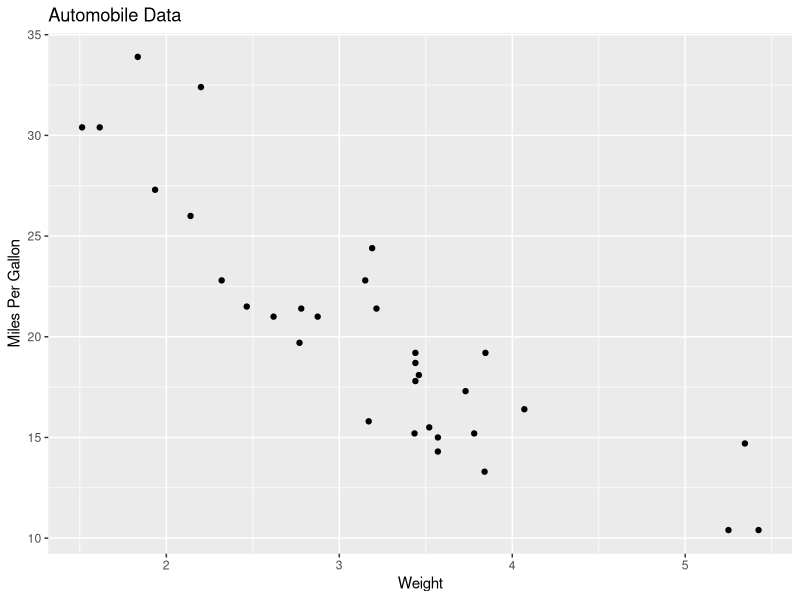
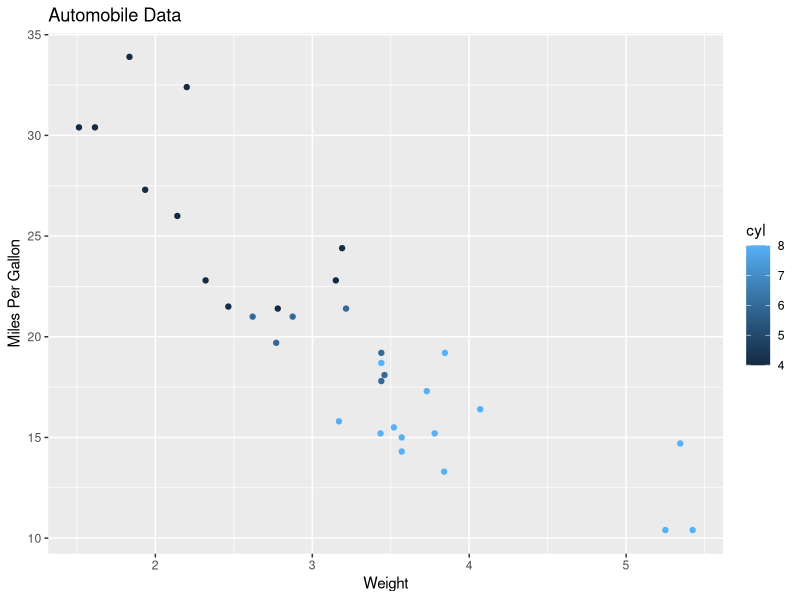
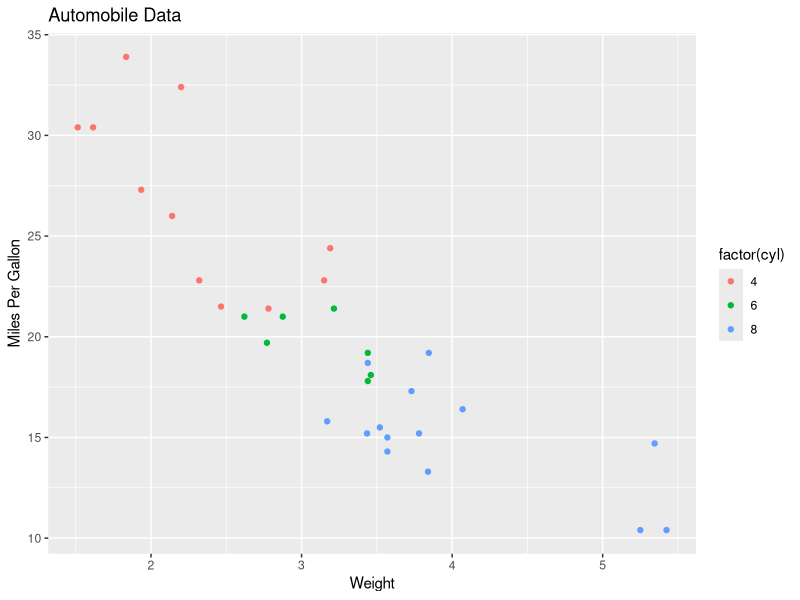
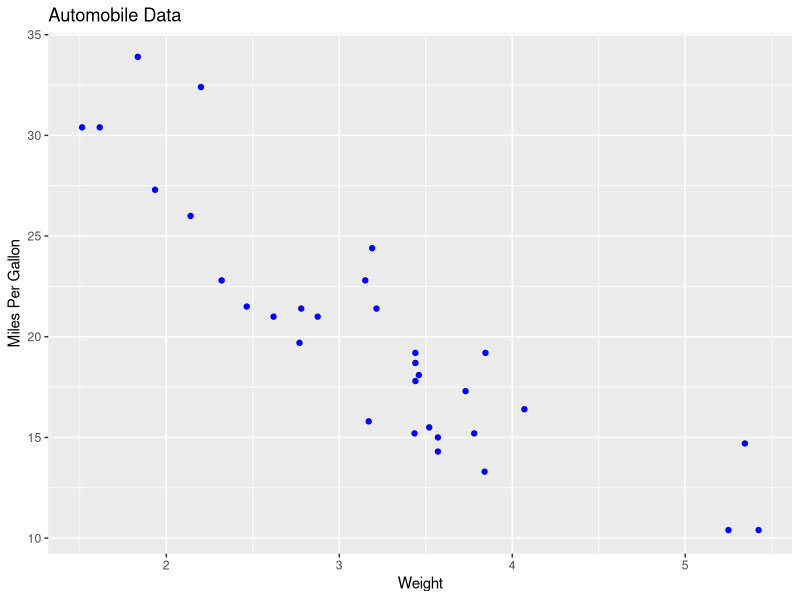
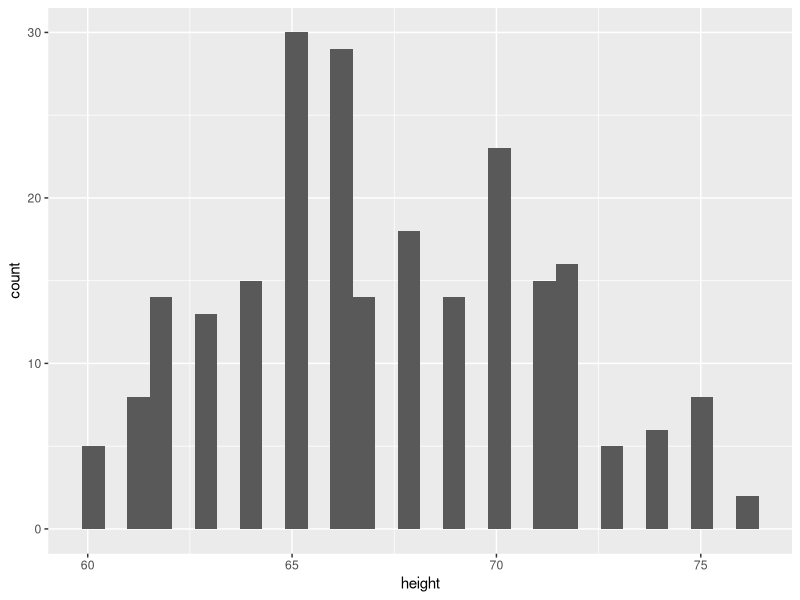
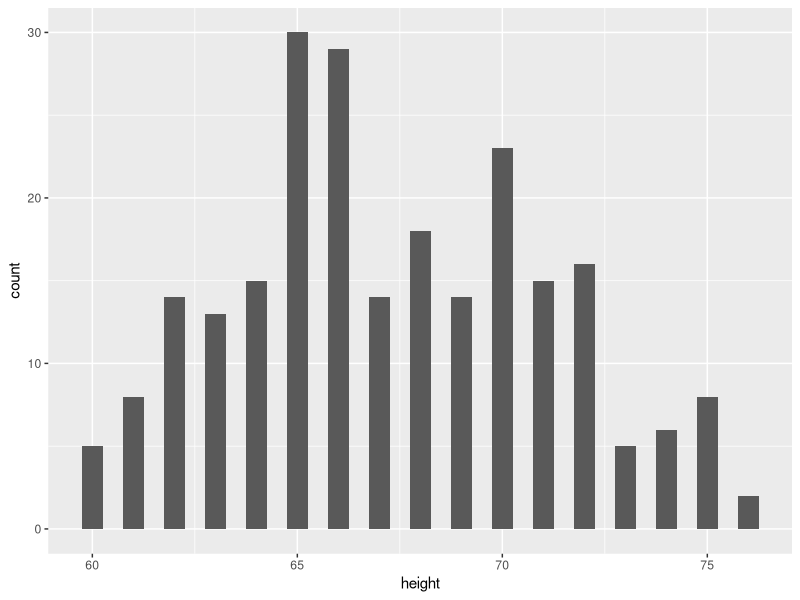
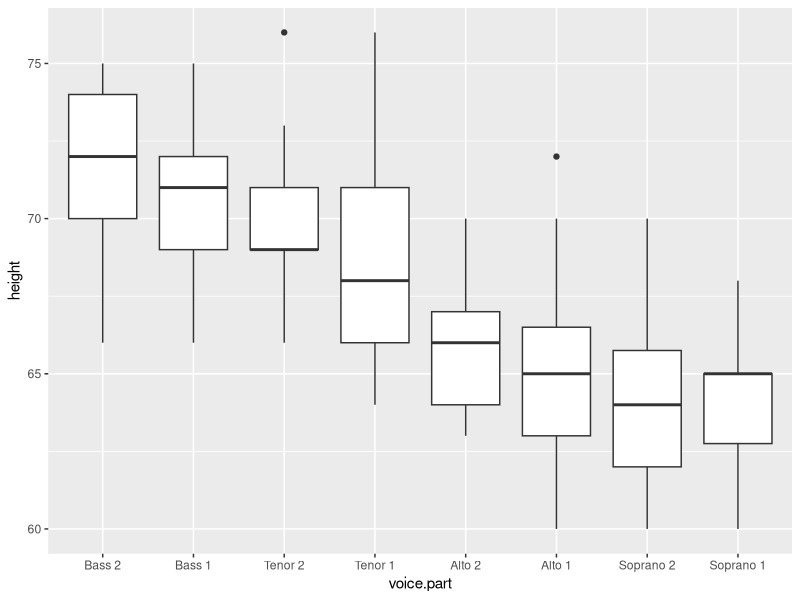

Reproduce these figures in R, in order. (Note: this script raises an error after producing the figures.)
## ---- chunk 1
library(ggplot2)

ggplot(data=mtcars, aes(x=wt, y=mpg)) + 
    geom_point() + 
    labs(title="Automobile Data", x="Weight", y="Miles Per Gallon")

## ---- chunk 2
ggplot(data=mtcars, aes(x=wt, y=mpg, color=cyl)) + 
    geom_point() + 
    labs(title="Automobile Data", x="Weight", y="Miles Per Gallon")

ggplot(data=mtcars, aes(x=wt, y=mpg, color=factor(cyl))) + 
    geom_point() + 
    labs(title="Automobile Data", x="Weight", y="Miles Per Gallon")

ggplot(data=mtcars, aes(x=wt, y=mpg, color=factor(cyl))) + 
    geom_point(color="blue") + 
    labs(title="Automobile Data", x="Weight", y="Miles Per Gallon")
## ---- chunk 3
library(lattice)

ggplot(singer, aes(x=height)) + 
    geom_histogram()

ggplot(singer, aes(x=height)) + 
    geom_histogram(binwidth = .5)

## ---- chunk 4
ggplot(singer, aes(x=voice.part, y=height)) + 
    geom_boxplot()
## ---- chunk 5
data(Salaries, package="car")
ggplot(Salaries, aes(x=rank, fill=sex)) + 
    geom_bar(position="stack") + 
    labs(title='position="stack"') 

ggplot(Salaries, aes(x=rank, fill=sex)) + 
    geom_bar(position="dodge") + 
    labs(title='position="dodge"') 

ggplot(Salaries, aes(x=rank, fill=sex)) + 
    geom_bar(position="fill") + 
    labs(title='position="fill"')
## ---- chunk 6
JohnsonJohnson

jj <- matrix(JohnsonJohnson, ncol = 4, byrow = TRUE)

jj <- cbind(matrix(1960:1980),jj)

colnames(jj) <- c("Year","Q1", "Q2", "Q3", "Q4")

jj <- data.frame(jj)

ggplot(jj,aes(x=Year,y=Q1)) + 
    geom_line()


### illustrating example of reshaping data for ggplot plotting
library(reshape2)

melt_jj <- melt(jj, id.vars = "Year")

ggplot(melt_jj, aes(x=Year, y = value, color=variable)) + 
    geom_line()
## ---- chunk 7
data(Salaries, package="car")
library(ggplot2)

ggplot(Salaries, aes(x=salary)) + 
    geom_density(alpha=0.3)

ggplot(Salaries, aes(x=salary, fill=rank)) + 
    geom_density(alpha=0.3)

ggplot(Salaries, aes(x=yrs.since.phd, y=salary, shape=sex, color=rank)) + 
    geom_point()

## ---- chunk 8
data(singer, package="lattice") 
library(ggplot2) 

ggplot(data=singer, aes(x=height)) + 
    geom_histogram() + 
    facet_wrap(~voice.part, nrow=4)
## ---- chunk 9

m <- mtcars

m$am <- factor(m$am, levels=c(0,1), labels=c("Automatic", "Manual")) 

m$vs <- factor(m$vs, levels=c(0,1), labels=c("V-Engine", "Straight Engine")) 

m$cyl <- factor(m$cyl)

ggplot(data=m, aes(x=hp, y=mpg, shape=cyl, color=cyl)) + 
    geom_point(size=3) + 
    facet_grid(am~vs) + 
    labs(title="Automobile Data by Engine Type", 
         x="Horse Power", y="Miles Per Gallon")
## ---- chunk 10
library(gridExtra)

p1 <- ggplot(data=mtcars, aes(x=wt, y=mpg, color=factor(cyl))) + 
    geom_point(pch=17, color="blue", size=2) + 
    geom_smooth(method="lm", color="red", linetype=2) + 
    labs(title="Automobile Data", x="Weight", y="Miles Per Gallon")

p2 <- ggplot(data=mtcars, aes(x=wt, y=mpg, color=factor(cyl))) + 
    geom_point(pch=17, color="blue", size=2) + 
    geom_smooth(method="loess", color="red", linetype=2) + 
    labs(title="Automobile Data", x="Weight", y="Miles Per Gallon")

grid.arrange(p1,p2,ncol=2)

grid.arrange(p1,p2,nrow=2)
## ---- chunk 11
ggplot(mtcars,aes(x=wt, y=hp)) + 
    geom_point()
ggsave("myplot.pdf")
ggsave("myplot.png")
